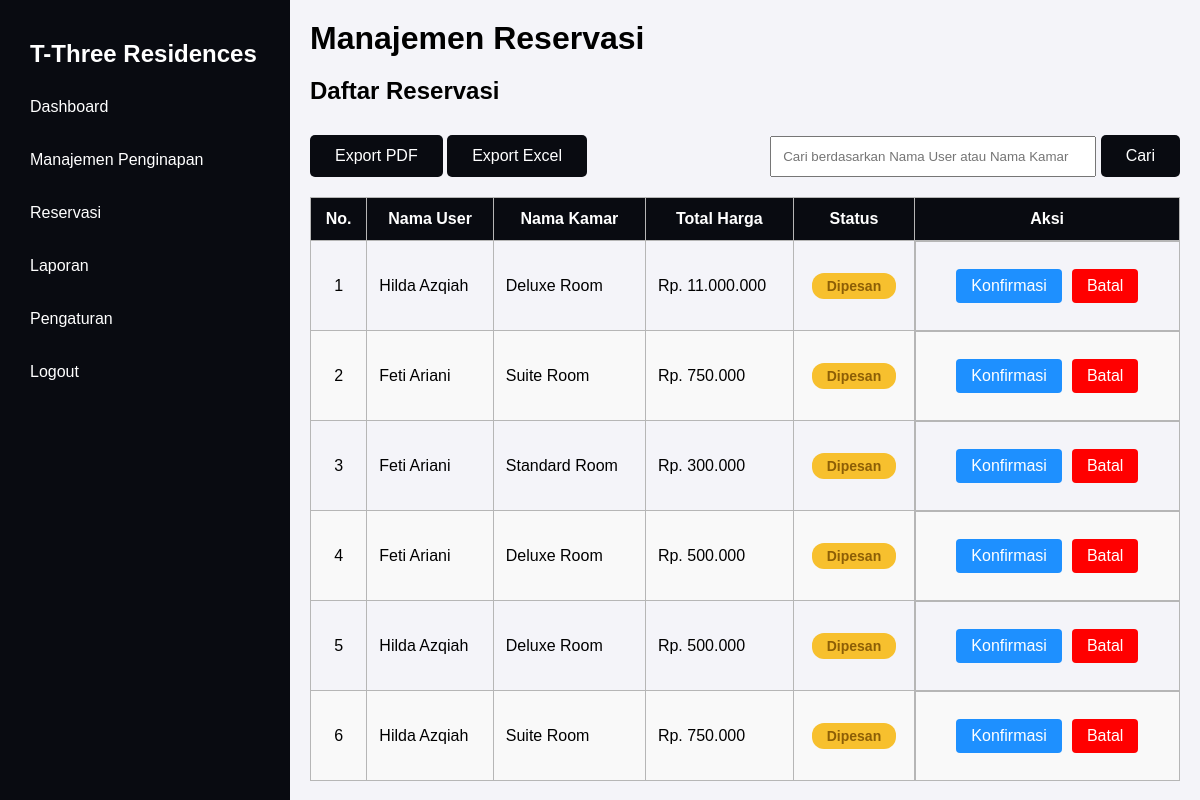
/admin/reservasi.php (signed in), run on the app's committed database.
### tables this page shows
CREATE TABLE `settings` (
  `id` int(11) NOT NULL,
  `setting_key` varchar(255) NOT NULL,
  `value` text NOT NULL
);

CREATE TABLE `reservasi` (
  `id_reservasi` int(11) NOT NULL,
  `nama_lengkap` varchar(100) NOT NULL,
  `nama_kamar` varchar(100) NOT NULL,
  `check_in` date NOT NULL,
  `check_out` date NOT NULL,
  `total_harga` int(11) NOT NULL,
  `status` enum('dipesan','selesai','batal','konfirmasi') DEFAULT 'dipesan',
  `created_at` timestamp NOT NULL DEFAULT current_timestamp()
);

### admin/reservasi.php (the view, shortened to what this page needs)
<?php
    include "../config/koneksi.php";
    $search = "";
    if (isset($_GET['search'])) {
        $search = $_GET['search'];
        $query_reservasi = mysqli_query($koneksi, "SELECT * FROM reservasi WHERE nama_lengkap LIKE '%$search%' OR nama_kamar LIKE '%$search%' ORDER BY id_reservasi DESC");
    } else {
        $query_reservasi = mysqli_query($koneksi, "SELECT * FROM reservasi ORDER BY id_reservasi DESC");
    }
    $query_website = mysqli_query($koneksi, "SELECT value FROM settings WHERE setting_key = 'website_name'");
    $website = mysqli_fetch_assoc($query_website);
    $website_name = $website['value'];
?>
<!DOCTYPE html>
<html lang="id">
<head>
    <link rel="stylesheet" href="../assets/css/admin.css">
</head>
<body>
    <div class="dashboard-container">
        <?php include '../includes/sidebar.php'; ?>
        <main>
            <header>
                <h1>Manajemen Reservasi</h1>
            </header>
            <section class="main-content">
                <h2>Daftar Reservasi</h2>
                <div style="display: flex; justify-content: space-between; margin-bottom: 20px;">
                    <form method="post" style="gap: 10px;">
                        <button type="submit" name="export_pdf" class="btn-primary">Export PDF</button>
                        <button type="submit" name="export_excel" class="btn-primary">Export Excel</button>
                    </form>
                    <form method="get" style="gap: 10px;">
                        <input type="text" name="search" placeholder="Cari berdasarkan Nama User atau Nama Kamar"
                            value="<?= $search; ?>" style="padding: 11px; width: 300px;">
                        <button type="submit" class="btn-primary">Cari</button>
                    </form>
                </div>
                <table>
                    <thead>
                        <tr>
                            <th>No.</th>
                            <th>Nama User</th>
                            <th>Nama Kamar</th>
                            <th>Total Harga</th>
                            <th>Status</th>
                            <th>Aksi</th>
                        </tr>
                    </thead>
                    <tbody>
                        <?php if (mysqli_num_rows($query_reservasi) > 0): ?>
                            <?php $no = 1; ?>
                            <?php while ($reservasi = mysqli_fetch_assoc($query_reservasi)): ?>
                                <tr>
                                    <td><?= $no++; ?></td>
                                    <td style="text-align: left;"><?= $reservasi['nama_lengkap']; ?></td>
                                    <td style="text-align: left;"><?= $reservasi['nama_kamar']; ?></td>
                                    <td style="text-align: left;">Rp.
                                        <?= number_format($reservasi['total_harga'], 0, ',', '.'); ?></td>
                                    <td><span
                                            class="badge <?= strtolower($reservasi['status']); ?>"><?= ucfirst($reservasi['status']); ?></span>
                                    </td>
                                    <td class="button-group">
                                        <?php if ($reservasi['status'] == 'dipesan'): ?>
                                            <a href="ubah_status_reservasi.php?id_reservasi=<?= $reservasi['id_reservasi']; ?>&status=konfirmasi"
                                                class="btn primary">Konfirmasi</a>
                                            <a href="ubah_status_reservasi.php?id_reservasi=<?= $reservasi['id_reservasi']; ?>&status=batal"
                                                class="btn danger">Batal</a>
                                        <?php elseif ($reservasi['status'] == 'konfirmasi'): ?>
                                            <a href="ubah_status_reservasi.php?id_reservasi=<?= $reservasi['id_reservasi']; ?>&status=selesai"
                                                class="btn success">Selesai</a>
                                        <?php elseif ($reservasi['status'] == 'batal'): ?>
                                            <span
                                                class="badge <?= strtolower($reservasi['status']); ?>"><?= ucfirst($reservasi['status']); ?></span>
                                        <?php elseif ($reservasi['status'] == 'selesai'): ?>
                                            <span
                                                class="badge <?= strtolower($reservasi['status']); ?>"><?= ucfirst($reservasi['status']); ?></span>
                                        <?php endif; ?>
                                    </td>
                                </tr>
                            <?php endwhile; ?>
                        <?php endif; ?>
                    </tbody>
                </table>
            </section>
        </main>
    </div>
</body>
</html>

### includes/sidebar.php
<aside class="sidebar">
    <h2><?= $website_name ?></h2>
    <nav>
        <ul>
            <li><a href="dashboard.php">Dashboard</a></li>
            <li><a href="manajemen_penginapan.php">Manajemen Penginapan</a></li>
            <li><a href="reservasi.php">Reservasi</a></li>
            <li><a href="laporan.php">Laporan</a></li>
            <li><a href="settings.php">Pengaturan</a></li>
            <li><a href="../logout.php">Logout</a></li>
        </ul>
    </nav>
</aside>

### assets/css/admin.css (style rules this page uses)
body { font-family: Arial, sans-serif; margin: 0; padding: 0; background-color: #f4f4f9; }
.dashboard-container { display: flex; }
.sidebar { position: fixed; top: 0; left: 0; z-index: 1000; width: 250px; background-color: #090b11; color: white; padding: 20px; height: 100vh; }
.sidebar h2 { color: white; text-align: left; padding-left: 10px; }
.sidebar nav ul { list-style: none; padding: 0; }
.sidebar nav ul li { margin: 15px 0; }
.sidebar nav ul li a { color: white; text-decoration: none; display: block; padding: 10px; }
main { flex: 1; padding: 20px; margin-left: 290px; }
h1 { margin: 0; }
table { width: 100%; border-collapse: collapse; margin-top: 20px; }
table th, table td { padding: 10px; border: 1px solid #ddd; text-align: left; }
table th { background-color: #090b11; color: white; text-align: center; }
table tr:nth-child(even) { background-color: #f2f2f2; }
.btn-primary { background-color: #090b11; color: white; padding: 12px 25px; border: none; border-radius: 5px; cursor: pointer; font-size: 16px; margin-top: 10px; text-decoration: none; }
table th, table td { padding: 12px; text-align: center; border: 1px solid #b6b6b6; }
table th { background-color: #090b11; font-weight: bold; }
table tbody tr:nth-child(even) { background-color: #f9f9f9; }
.button-group { display: flex; gap: 10px; justify-content: center; align-items: center; padding: 27px; border: 1px solid #b6b6b6; }
.button-group .btn { color: white; padding: 8px 15px; border: none; border-radius: 4px; cursor: pointer; text-decoration: none; }
.danger { background-color: red; }
.primary { background-color: dodgerblue; }
.badge { display: inline-block; padding: 5px 15px; font-size: 14px; font-weight: bold; text-align: center; border-radius: 12px; text-transform: capitalize; }
.dipesan { background-color: #f7c02e; color: #8c5e06; }

### data on the page
settings: value "T-Three Residences"
reservasi: nama_lengkap "Hilda Azqiah", nama_kamar "Deluxe Room", total_harga "11.000.000", status "Dipesan"
reservasi: nama_lengkap "Feti Ariani", nama_kamar "Suite Room", total_harga "750.000", status "Dipesan"
reservasi: nama_lengkap "Feti Ariani", nama_kamar "Standard Room", total_harga "300.000", status "Dipesan"
reservasi: nama_lengkap "Feti Ariani", nama_kamar "Deluxe Room", total_harga "500.000", status "Dipesan"
reservasi: nama_lengkap "Hilda Azqiah", nama_kamar "Deluxe Room", total_harga "500.000", status "Dipesan"
reservasi: nama_lengkap "Hilda Azqiah", nama_kamar "Suite Room", total_harga "750.000", status "Dipesan"
